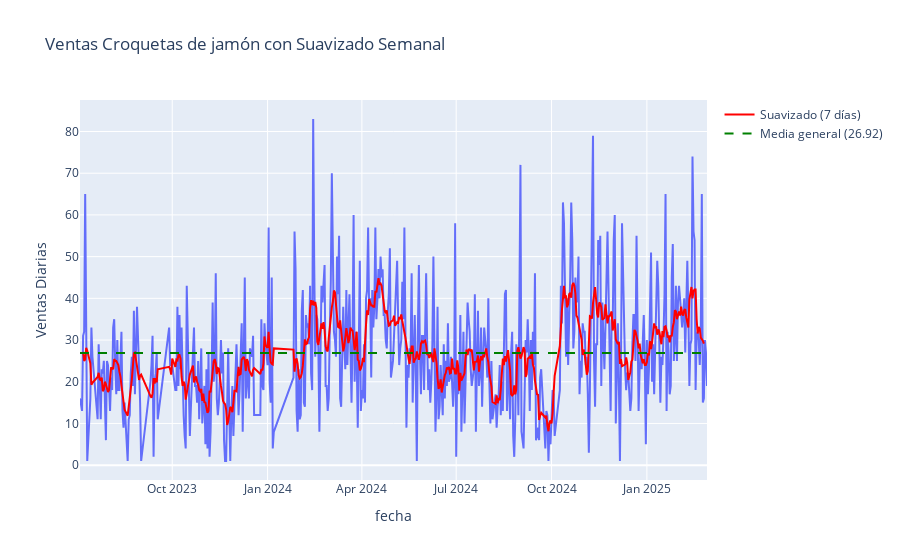

Notebook code for this chart:
### Markdown cell above
NOTA: Se realiza análisis diario ya que se intentó realiar semanal pero da muy pocos resultados aproximadamente 70 vaores a partir del pequeño tamaño del dataset. Además que aprovecha las ventajas de algunos modelos que permiten ajustar estacionalidad

### Code cell
# Suavisando con Media Móvil en un período semanal. 
nivel_suavizado = df_top_producto['cantidad'].rolling(window=7, center=True).mean()
media_general = df_top_producto['cantidad'].mean()

fig = px.line(df_top_producto, x=df_top_producto.index, y='cantidad', title='Ventas Croquetas de jamón con Suavizado Semanal',  labels={'cantidad': 'Ventas Diarias'})
fig.add_scatter(x=df_top_producto.index, y=nivel_suavizado, mode='lines', name='Suavizado (7 días)', line=dict(color='red'))
fig.add_trace(go.Scatter(x=[df_top_producto.index.min(), df_top_producto.index.max()], y=[media_general, media_general], mode='lines', name=f"Media general ({media_general:.2f})", line=dict(color='green', dash='dash')))
fig.show()

### Figure 1 — Plotly figure (JSON) as saved in the notebook; plotly's stock layout.template omitted (floating-point values rounded to 4 significant figures; data arrays with more than 128 entries replaced by an {"elided": "..."} marker saying what was removed)
{"data": [{"hovertemplate": "fecha=%{x}<br>Ventas Diarias=%{y}<extra></extra>", "legendgroup": "", "line": {"color": "#636efa", "dash": "solid"}, "marker": {"symbol": "circle"}, "mode": "lines", "name": "", "orientation": "v", "showlegend": false, "type": "scatter", "x": {"elided": "533 str values"}, "xaxis": "x", "y": {"elided": "533 float values"}, "yaxis": "y"}, {"line": {"color": "red"}, "mode": "lines", "name": "Suavizado (7 días)", "type": "scatter", "x": {"elided": "533 str values"}, "y": {"elided": "533 float values"}}, {"line": {"color": "green", "dash": "dash"}, "mode": "lines", "name": "Media general (26.92)", "type": "scatter", "x": ["2023-07-04T00:00:00", "2025-02-28T00:00:00"], "y": [26.92, 26.92]}], "layout": {"legend": {"tracegroupgap": 0}, "title": {"text": "Ventas Croquetas de jamón con Suavizado Semanal"}, "xaxis": {"anchor": "y", "domain": [0, 1], "title": {"text": "fecha"}}, "yaxis": {"anchor": "x", "domain": [0, 1], "title": {"text": "Ventas Diarias"}}}}
